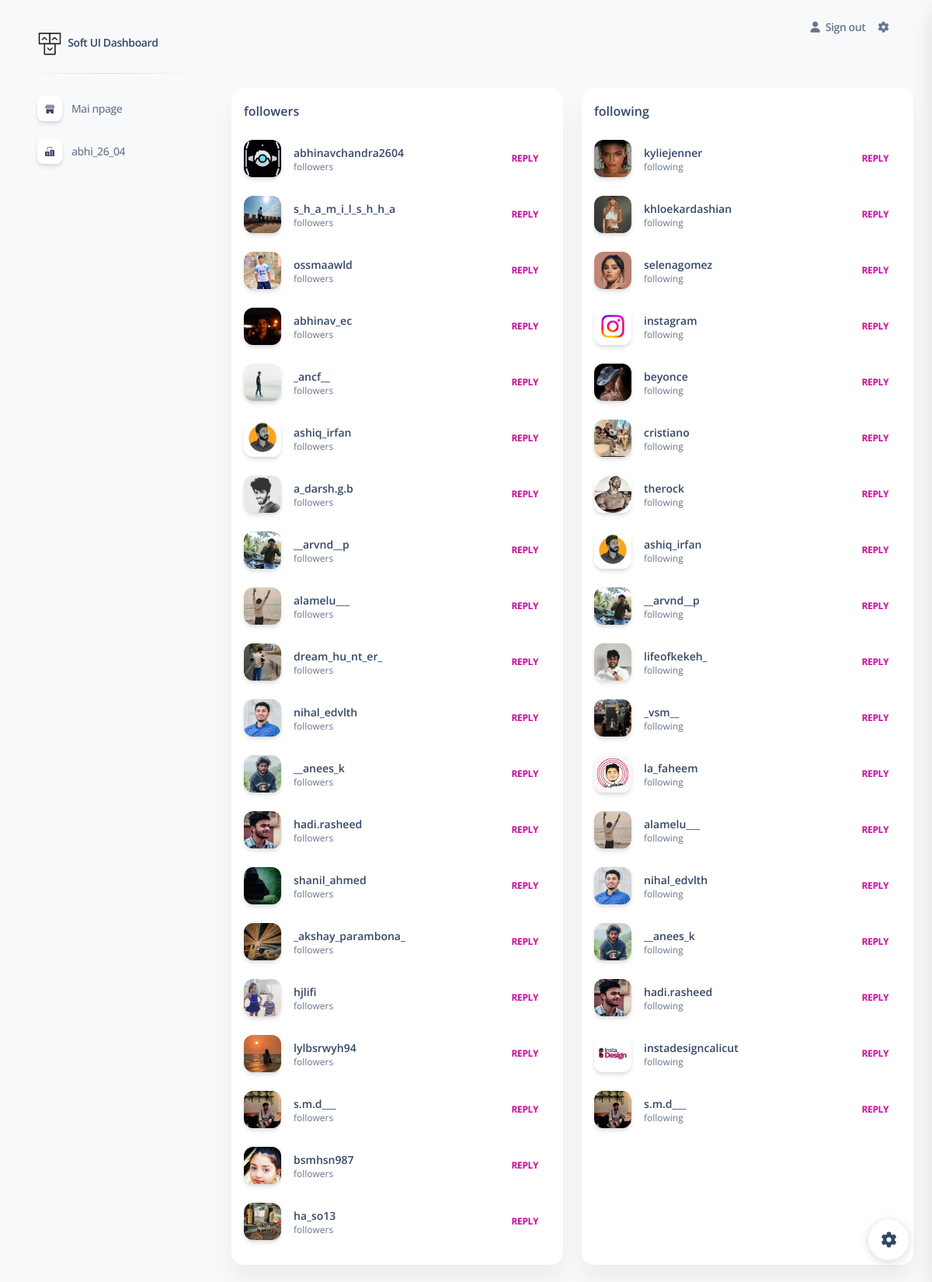
Page /viewlist/1 on the committed database.
### insta/models.py (models this page shows)
class Searchid(models.Model):
    class Meta:
        verbose_name = 'Searchid'
        verbose_name_plural = 'searchids'
    userid=models.CharField(max_length=60,null=False,blank=False)

class insta(models.Model):
    class Meta:
        verbose_name = 'insta'
        verbose_name_plural = 'instas'
    accound=models.CharField(max_length=50,null=True,blank=True)
    username=models.CharField(max_length=200,blank=False)
    dp=models.ImageField(blank=False,null=False)
    question=models.CharField(max_length=500,null=True,blank=True)
    answer=models.CharField(max_length=100,null=True,blank=True)
    category=models.ForeignKey(Category,on_delete=models.SET_NULL, null=True,blank=True)
    Search=models.ForeignKey(Searchid,on_delete=models.SET_NULL,null=True,blank=True)
    loguser=models.ForeignKey(User,on_delete=models.SET_NULL, null=True, blank=True)

class Category(models.Model):
    class Meta:
        verbose_name = 'category'
        verbose_name_plural = 'categories'
    types=models.CharField(max_length=100,null=False,blank=False)

### insta/views.py (the view)
# urls.py: path('viewlist/<pk>',viewlist,name='list')
def viewlist(request,pk):
    se=Searchid.objects.get(id=pk)
    instas=insta.objects.filter(accound=se.userid)
    search=Searchid.objects.all()
    context = {'instas': instas,'search':search}
    return render(request,"viewfetchlist.html",context)

### insta/templates/viewfetchlist.html (shortened to what this page needs)
<!DOCTYPE html>
<html lang="en">
{%load static%}
<head>
  <link href="{%static 'assets/css/nucleo-icons.css' %}" rel="stylesheet" />
  <link href="{%static 'assets/css/nucleo-svg.css' %}" rel="stylesheet" />
  <link href="{%static 'assets/css/nucleo-svg.css' %}" rel="stylesheet" />
  <link href="https://cdn.jsdelivr.net/npm/bootstrap@5.2.3/dist/css/bootstrap.min.css" rel="stylesheet">
  <link id="pagestyle" href="{%static 'assets/css/soft-ui-dashboard.css' %}" rel="stylesheet" />
</head>
<body class="g-sidenav-show  bg-gray-100">
  {%block mainpanell%}
  <aside class="sidenav navbar navbar-vertical navbar-expand-xs border-0 border-radius-xl my-3 fixed-start ms-3 " id="sidenav-main">
    <div class="sidenav-header">
      <a class="navbar-brand m-0" href="" target="_blank">
        <img src="{%static 'assets/img/logo-ct.png' %}" class="navbar-brand-img h-100" alt="main_logo">
        <span class="ms-1 font-weight-bold">Soft UI Dashboard</span>
      </a>
    </div>
    <hr class="horizontal dark mt-0">
    <div class="collapse navbar-collapse  w-auto  max-height-vh-100 h-100" id="sidenav-collapse-main">
      <ul class="navbar-nav">
        {%block mainpanel%}
        <li class="nav-item">
          <a class="nav-link " onclick() href="{% url 'hm' %}">
            <div class="icon icon-shape icon-sm shadow border-radius-md bg-white text-center me-2 d-flex align-items-center justify-content-center">
            </div>
            <span class="nav-link-text ms-1">Mai npage</span>
          </a>
        </li>
        {%for i in search%}
        <li class="nav-item">
          <a class="nav-link  " href="{% url 'list' i.id %}">
            <div class="icon icon-shape icon-sm shadow border-radius-md bg-white text-center me-2 d-flex align-items-center justify-content-center">
            </div>
            <span class="nav-link-text ms-1">{{i.userid}}</span>
          </a>
        </li>
        {%endfor%}
    </div>
  </aside>
  <main class="main-content position-relative max-height-vh-100 h-100 mt-1 border-radius-lg ">
    <nav class="navbar navbar-main navbar-expand-lg px-0 mx-4 shadow-none border-radius-xl" id="navbarBlur" navbar-scroll="true">
      <div class="container-fluid py-1 px-3">
        <div class="collapse navbar-collapse mt-sm-0 mt-2 me-md-0 me-sm-4" id="navbar">
          <ul class="navbar-nav  justify-content-end">
            <li class="nav-item d-flex align-items-center">
              <a href="{% url 'hm' %}" class="nav-link text-body font-weight-bold px-0">
                <i class="fa fa-user me-sm-1"></i>
                <span class="d-sm-inline d-none">Sign out</span>
              </a>
            </li>
            <li class="nav-item px-3 d-flex align-items-center">
              <a href="javascript:;" class="nav-link text-body p-0">
                <i class="fa fa-cog fixed-plugin-button-nav cursor-pointer"></i>
              </a>
            </li>
          </ul>
        </div>
      </div>
    </nav>
    <div class="container-fluid py-4">
          <div class="row mt-4">
            <div class="col-6">
              <div class="card h-100">
                <div class="card-header pb-0 p-3">
                  <h6 class="mb-0">followers</h6>
                </div>
                <div class="card-body p-3">
                  <ul class="list-group">
                    {%for insta in instas%}
                    {%if insta.category.types == 'followers'%}
                      <li class="list-group-item border-0 d-flex align-items-center px-0 mb-2">
                        <div class="avatar me-3">
                          <img src="{{insta.dp.url}}" alt="kal" class="border-radius-lg shadow">
                        </div>
                        <div class="d-flex align-items-start flex-column justify-content-center">
                          <h6 class="mb-0 text-sm">{{insta.username}}</h6>
                          <p class="mb-0 text-xs">{{insta.category.types}}</p>
                        </div>
                        <a class="btn btn-link pe-3 ps-0 mb-0 ms-auto" href="javascript:;">Reply</a>
                      </li>
                      {%endif%}
                    {%endfor%}
                  </ul>
                </div>
              </div>
            </div>
            <div class="col-6">
              <div class="card h-100">
                <div class="card-header pb-0 p-3">
                  <h6 class="mb-0">following</h6>
                </div>
                <div class="card-body p-3">
                  <ul class="list-group">
                    {%for insta in instas%}
                      {%if insta.category.types == 'following'%}
                      <li class="list-group-item border-0 d-flex align-items-center px-0 mb-2">
                        <div class="avatar me-3">
                          <img src="{{insta.dp.url}}" alt="kal" class="border-radius-lg shadow">
                        </div>
                        <div class="d-flex align-items-start flex-column justify-content-center">
                          <h6 class="mb-0 text-sm">{{insta.username}}</h6>
                          <p class="mb-0 text-xs">{{insta.category.types}}</p>
                        </div>
                        <a class="btn btn-link pe-3 ps-0 mb-0 ms-auto" href="javascript:;">Reply</a>
                      </li>
                      {%endif%}
                    {%endfor%}
                  </ul>
                </div>
              </div>
            </div>
          </div>
      {%endblock mainpanel%}
    </div>
  </main>
  <div class="fixed-plugin">
    <a class="fixed-plugin-button text-dark position-fixed px-3 py-2">
      <i class="fa fa-cog py-2"> </i>
    </a>
  </div>
  {%endblock mainpanell%}
</body>
</html>

### insta/static/assets/css/nucleo-svg.css (style rules this page uses)
.icon { display: inline-block; color: #111111; height: 1em; width: 1em; }
.icon-sm { height: 0.8em; width: 0.8em; }
.icon { fill: currentColor; stroke: none; }

### rows in the picture
Searchid: userid "abhi_26_04"
insta: dp (picture), username "abhinavchandra2604", category.types "followers"
insta: dp (picture), username "s_h_a_m_i_l_s_h_h_a", category.types "followers"
insta: dp (picture), username "ossmaawld", category.types "followers"
insta: dp (picture), username "abhinav_ec", category.types "followers"
insta: dp (picture), username "_ancf__", category.types "followers"
insta: dp (picture), username "ashiq_irfan", category.types "followers"
insta: dp (picture), username "a_darsh.g.b", category.types "followers"
insta: dp (picture), username "__arvnd__p", category.types "followers"
insta: dp (picture), username "alamelu___", category.types "followers"
insta: dp (picture), username "dream_hu_nt_er_", category.types "followers"
insta: dp (picture), username "nihal_edvlth", category.types "followers"
insta: dp (picture), username "__anees_k", category.types "followers"
insta: dp (picture), username "hadi.rasheed", category.types "followers"
insta: dp (picture), username "shanil_ahmed", category.types "followers"
insta: dp (picture), username "_akshay_parambona_", category.types "followers"
insta: dp (picture), username "hjlifi", category.types "followers"
insta: dp (picture), username "lylbsrwyh94", category.types "followers"
insta: dp (picture), username "s.m.d___", category.types "followers"
insta: dp (picture), username "bsmhsn987", category.types "followers"
insta: dp (picture), username "ha_so13", category.types "followers"
insta: dp (picture), username "kyliejenner", category.types "following"
insta: dp (picture), username "khloekardashian", category.types "following"
insta: dp (picture), username "selenagomez", category.types "following"
insta: dp (picture), username "instagram", category.types "following"
insta: dp (picture), username "beyonce", category.types "following"
insta: dp (picture), username "cristiano", category.types "following"
insta: dp (picture), username "therock", category.types "following"
insta: dp (picture), username "ashiq_irfan", category.types "following"
insta: dp (picture), username "__arvnd__p", category.types "following"
insta: dp (picture), username "lifeofkekeh_", category.types "following"
insta: dp (picture), username "_vsm__", category.types "following"
insta: dp (picture), username "la_faheem", category.types "following"
insta: dp (picture), username "alamelu___", category.types "following"
insta: dp (picture), username "nihal_edvlth", category.types "following"
insta: dp (picture), username "__anees_k", category.types "following"
insta: dp (picture), username "hadi.rasheed", category.types "following"
insta: dp (picture), username "instadesigncalicut", category.types "following"
insta: dp (picture), username "s.m.d___", category.types "following"
